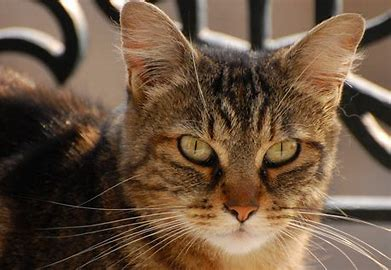
#> input picture download.jpeg, 391 x 270 px, found by its file name
$ jupyter execute --allow-errors Image_Classification_using_SVM.ipynb   (shell and % lines are left out)
#> lines starting #> are read from the running program, lines starting #| are printed output that depends on the picture
[cell 1]
from google.colab import files
files.upload()
#> the answer given: download.jpeg

[cell 2]
import os
import cv2
import numpy as np
from sklearn.model_selection import train_test_split
from sklearn.preprocessing import LabelEncoder
from sklearn.svm import SVC
from sklearn.metrics import accuracy_score

[cell 3]
train_path = 'dataset/train'
test_path = 'dataset/test'

[cell 4]
from posix import listdir
def loadimagesnlabels(path):
  images = []
  labels = []

  for label in ['cats','dogs']:
    label_path = os.path.join(path,label)
    for img_name in os.listdir(label_path):
      img = cv2.imread(os.path.join(label_path,img_name))
      img = cv2.resize(img,(128,128))
      images.append(img)
      labels.append(label)

  images = np.array(images)
  labels = np.array(labels)
  return images,labels

#> (a cell that did not finish here is left out)

#> (a cell that did not finish here is left out)

#> (a cell that did not finish here is left out)

[cell 8]
label_encoder = LabelEncoder()
#> (the rest of this cell did not finish here and is left out)

[cell 9]
svm_model = SVC(kernel='rbf')
#> (the rest of this cell did not finish here and is left out)

#> (a cell that did not finish here is left out)

[cell 11]
from sklearn.model_selection import GridSearchCV
param_grid = {
    'C': [0.1,1,10],
    'gamma':['scale','auto'],
    'kernel':['linear','rbf']
}

grid_search = GridSearchCV(SVC(),param_grid,refit=True)
#> (the rest of this cell did not finish here and is left out)

#> (a cell that did not finish here is left out)

[cell 13]
def img(imgpath):
#> called with imgpath = '/content/download.jpeg'
  img = cv2.imread(imgpath)
#> img is the input picture: shape (270, 391, 3); mean B, G, R 64.8, 84.6, 107.2
  img = cv2.resize(img,(128,128))
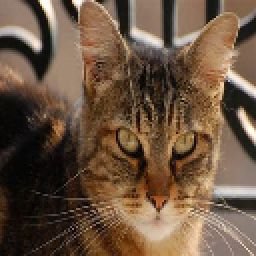
#> img: shape (128, 128, 3) (shown 2 times larger); mean B, G, R 64.7, 84.5, 107.1
  img = img /255
  img = img.reshape(1,-1)

  predictions = svm_model.predict(img)
  return 'Dog' if predictions[0] == 1 else 'Cat'

import matplotlib.pyplot as plt

#> (the rest of this cell did not finish here and is left out)
